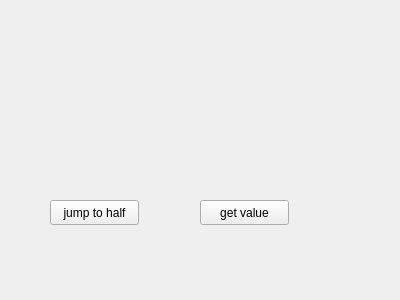
<?xml version="1.0" encoding="UTF-8"?>
<ui version="4.0">
 <class>Widget</class>
 <widget class="QWidget" name="Widget">
  <property name="geometry">
   <rect>
    <x>0</x>
    <y>0</y>
    <width>400</width>
    <height>300</height>
   </rect>
  </property>
  <property name="windowTitle">
   <string>Widget</string>
  </property>
  <widget class="SmallWidget" name="widget" native="true">
   <property name="geometry">
    <rect>
     <x>80</x>
     <y>90</y>
     <width>241</width>
     <height>61</height>
    </rect>
   </property>
  </widget>
  <widget class="QPushButton" name="pushButton_set">
   <property name="geometry">
    <rect>
     <x>50</x>
     <y>200</y>
     <width>89</width>
     <height>25</height>
    </rect>
   </property>
   <property name="text">
    <string>jump to half</string>
   </property>
  </widget>
  <widget class="QPushButton" name="pushButton_get">
   <property name="geometry">
    <rect>
     <x>200</x>
     <y>200</y>
     <width>89</width>
     <height>25</height>
    </rect>
   </property>
   <property name="text">
    <string>get value</string>
   </property>
  </widget>
 </widget>
 <layoutdefault spacing="6" margin="11"/>
 <customwidgets>
  <customwidget>
   <class>SmallWidget</class>
   <extends>QWidget</extends>
   <header location="global">smallwidget.h</header>
   <container>1</container>
  </customwidget>
 </customwidgets>
 <resources/>
 <connections/>
</ui>
